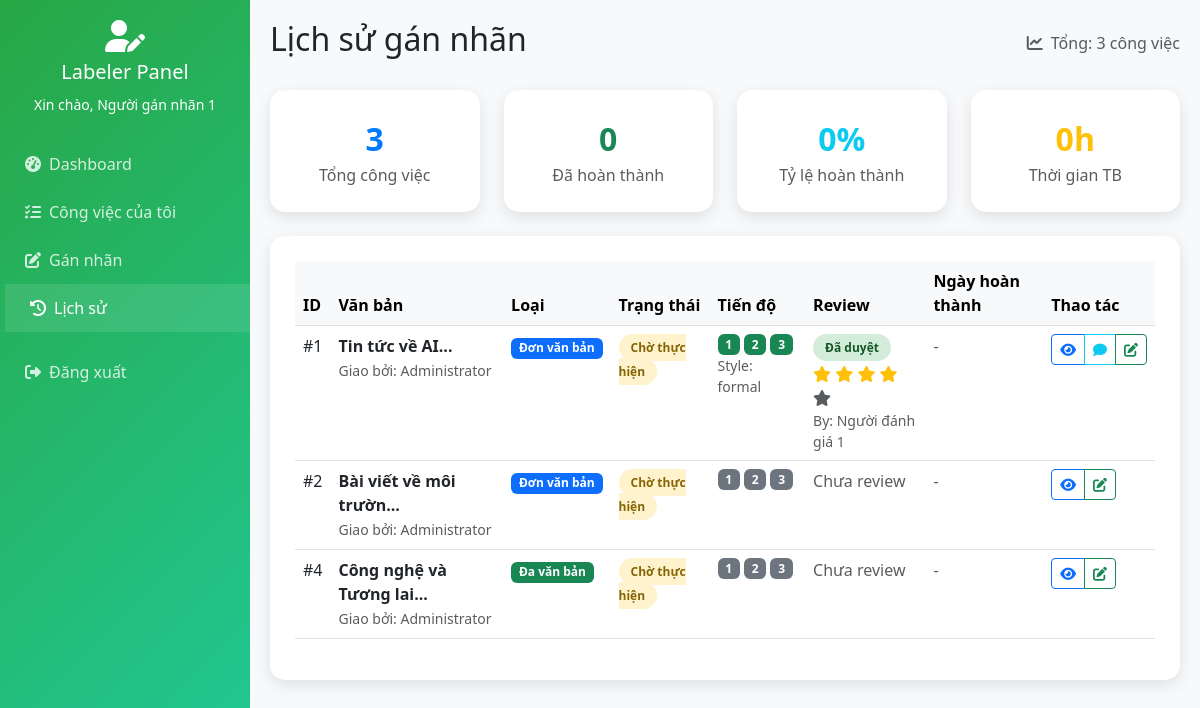
The app's page /labeler/history.php (signed in) with its own data.
### tables this page shows
CREATE TABLE assignments (
    id INT AUTO_INCREMENT PRIMARY KEY,
    user_id INT NOT NULL,
    document_id INT NULL,
    group_id INT NULL,
    type ENUM('single', 'multi') NOT NULL,
    status ENUM('pending', 'in_progress', 'completed', 'reviewed') DEFAULT 'pending',
    assigned_by INT NOT NULL,
    deadline DATE NULL,
    notes TEXT,
    created_at TIMESTAMP DEFAULT CURRENT_TIMESTAMP,
    updated_at TIMESTAMP DEFAULT CURRENT_TIMESTAMP ON UPDATE CURRENT_TIMESTAMP,
    FOREIGN KEY (user_id) REFERENCES users(id) ON DELETE CASCADE,
    FOREIGN KEY (document_id) REFERENCES documents(id) ON DELETE CASCADE,
    FOREIGN KEY (group_id) REFERENCES document_groups(id) ON DELETE CASCADE,
    FOREIGN KEY (assigned_by) REFERENCES users(id) ON DELETE CASCADE,
    CHECK ((document_id IS NOT NULL AND group_id IS NULL AND type = 'single') OR 
           (document_id IS NULL AND group_id IS NOT NULL AND type = 'multi'))
);

CREATE TABLE users (
    id INT AUTO_INCREMENT PRIMARY KEY,
    username VARCHAR(50) UNIQUE NOT NULL,
    password VARCHAR(255) NOT NULL,
    full_name VARCHAR(100) NOT NULL,
    email VARCHAR(100),
    role ENUM('admin', 'labeler', 'reviewer') NOT NULL,
    status ENUM('active', 'inactive') DEFAULT 'active',
    created_at TIMESTAMP DEFAULT CURRENT_TIMESTAMP,
    updated_at TIMESTAMP DEFAULT CURRENT_TIMESTAMP ON UPDATE CURRENT_TIMESTAMP
);

CREATE TABLE labeling_results (
    id INT AUTO_INCREMENT PRIMARY KEY,
    assignment_id INT NOT NULL,
    document_id INT NOT NULL,
    selected_sentences JSON,
    writing_style VARCHAR(100),
    edited_summary TEXT,
    step1_completed BOOLEAN DEFAULT FALSE,
    step2_completed BOOLEAN DEFAULT FALSE,
    step3_completed BOOLEAN DEFAULT FALSE,
    auto_saved_at TIMESTAMP NULL,
    completed_at TIMESTAMP NULL,
    created_at TIMESTAMP DEFAULT CURRENT_TIMESTAMP,
    updated_at TIMESTAMP DEFAULT CURRENT_TIMESTAMP ON UPDATE CURRENT_TIMESTAMP,
    FOREIGN KEY (assignment_id) REFERENCES assignments(id) ON DELETE CASCADE,
    FOREIGN KEY (document_id) REFERENCES documents(id) ON DELETE CASCADE
);

CREATE TABLE reviews (
    id INT AUTO_INCREMENT PRIMARY KEY,
    assignment_id INT NOT NULL,
    reviewer_id INT NOT NULL,
    rating INT CHECK (rating >= 1 AND rating <= 5),
    comments TEXT,
    feedback JSON,
    status ENUM('pending', 'approved', 'rejected', 'needs_revision') DEFAULT 'pending',
    created_at TIMESTAMP DEFAULT CURRENT_TIMESTAMP,
    updated_at TIMESTAMP DEFAULT CURRENT_TIMESTAMP ON UPDATE CURRENT_TIMESTAMP,
    FOREIGN KEY (assignment_id) REFERENCES assignments(id) ON DELETE CASCADE,
    FOREIGN KEY (reviewer_id) REFERENCES users(id) ON DELETE CASCADE
);

### labeler/history.php (the view, shortened to what the rows shown need)
<?php
$database = new Database();
$db = $database->getConnection();
$current_user = getCurrentUser();
$assignments = [];
$page = isset($_GET['page']) ? intval($_GET['page']) : 1;
$limit = 10;
$offset = ($page - 1) * $limit;
try {
    $query = "SELECT a.*,
                     CASE
                         WHEN a.type = 'single' THEN d.title
                         WHEN a.type = 'multi' THEN dg.title
                     END as title,
                     CASE
                         WHEN a.type = 'single' THEN d.content
                         WHEN a.type = 'multi' THEN dg.description
                     END as content,
                     admin.full_name as assigned_by_name,
                     lr.step1_completed, lr.step2_completed, lr.step3_completed,
                     lr.writing_style, lr.completed_at,
                     r.rating, r.comments as review_comments, r.status as review_status,
                     reviewer.full_name as reviewer_name
              FROM assignments a
              LEFT JOIN documents d ON a.document_id = d.id AND a.type = 'single'
              LEFT JOIN document_groups dg ON a.group_id = dg.id AND a.type = 'multi'
              LEFT JOIN users admin ON a.assigned_by = admin.id
              LEFT JOIN labeling_results lr ON a.id = lr.assignment_id
              LEFT JOIN reviews r ON a.id = r.assignment_id
              LEFT JOIN users reviewer ON r.reviewer_id = reviewer.id
              WHERE a.user_id = ?
              ORDER BY a.updated_at DESC
              LIMIT $limit OFFSET $offset";
    $stmt = $db->prepare($query);
    $stmt->execute([$current_user['id']]);
    $assignments = $stmt->fetchAll(PDO::FETCH_ASSOC);
} catch (Exception $e) {
    $error_message = 'Lỗi khi lấy lịch sử: ' . $e->getMessage();
}
?>
<!DOCTYPE html>
<html lang="vi">
<head>
    <link href="https://cdnjs.cloudflare.com/ajax/libs/bootstrap/5.3.0/css/bootstrap.min.css" rel="stylesheet">
    <link href="https://cdnjs.cloudflare.com/ajax/libs/font-awesome/6.4.0/css/all.min.css" rel="stylesheet">
</head>
<body>
    <div class="main-content">
        <div class="d-flex justify-content-between align-items-center mb-4">
            <h2 class="text-dark">Lịch sử gán nhãn</h2>
        </div>
        <div class="content-card">
            <?php if (empty($assignments)): ?>
                <div class="text-center text-muted py-5">
                    <i class="fas fa-history fa-3x mb-3"></i>
                    <h5>Chưa có lịch sử</h5>
                    <p>Bạn chưa có công việc gán nhãn nào.</p>
                    <a href="my_tasks.php" class="btn btn-primary">Xem công việc hiện tại</a>
                </div>
            <?php else: ?>
                <div class="table-responsive">
                    <table class="table table-hover">
                        <thead class="table-light">
                            <tr>
                                <th>ID</th>
                                <th>Văn bản</th>
                                <th>Loại</th>
                                <th>Trạng thái</th>
                                <th>Tiến độ</th>
                                <th>Review</th>
                                <th>Ngày hoàn thành</th>
                                <th>Thao tác</th>
                            </tr>
                        </thead>
                        <tbody>
                            <?php foreach ($assignments as $assignment): ?>
                                <tr>
                                    <td>#<?php echo $assignment['id']; ?></td>
                                    <td>
                                        <div class="fw-bold">
                                            <?php echo htmlspecialchars(substr($assignment['title'] ?: 'Không có tiêu đề', 0, 30)); ?>...
                                        </div>
                                        <small class="text-muted">
                                            Giao bởi: <?php echo htmlspecialchars($assignment['assigned_by_name'] ?: 'N/A'); ?>
                                        </small>
                                    </td>
                                    <td>
                                        <span class="badge <?php echo $assignment['type'] == 'single' ? 'bg-primary' : 'bg-success'; ?>">
                                            <?php echo $assignment['type'] == 'single' ? 'Đơn văn bản' : 'Đa văn bản'; ?>
                                        </span>
                                    </td>
                                    <td>
                                        <?php
                                        $status_class = 'status-' . $assignment['status'];
                                        $status_text = '';
                                        switch ($assignment['status']) {
                                            case 'pending':
                                                $status_text = 'Chờ thực hiện';
                                                break;
                                        }
                                        ?>
                                        <span class="status-badge <?php echo $status_class; ?>">
                                            <?php echo $status_text; ?>
                                        </span>
                                    </td>
                                    <td>
                                        <div class="d-flex">
                                            <span class="badge <?php echo $assignment['step1_completed'] ? 'bg-success' : 'bg-secondary'; ?> me-1">1</span>
                                            <span class="badge <?php echo $assignment['step2_completed'] ? 'bg-success' : 'bg-secondary'; ?> me-1">2</span>
                                            <span class="badge <?php echo $assignment['step3_completed'] ? 'bg-success' : 'bg-secondary'; ?>">3</span>
                                        </div>
                                        <?php if ($assignment['writing_style']): ?>
                                            <small class="text-muted d-block">Style: <?php echo htmlspecialchars($assignment['writing_style']); ?></small>
                                        <?php endif; ?>
                                    </td>
                                    <td>
                                        <?php if ($assignment['review_status']): ?>
                                            <span class="status-badge review-<?php echo $assignment['review_status']; ?>">
                                                <?php
                                                switch ($assignment['review_status']) {
                                                    case 'approved':
                                                        echo 'Đã duyệt';
                                                        break;
                                                }
                                                ?>
                                            </span>
                                            <?php if ($assignment['rating']): ?>
                                                <div class="mt-1">
                                                    <?php for ($i = 1; $i <= 5; $i++): ?>
                                                        <i class="fas fa-star <?php echo $i <= $assignment['rating'] ? 'text-warning' : 'text-muted'; ?>"></i>
                                                    <?php endfor; ?>
                                                </div>
                                            <?php endif; ?>
                                            <?php if ($assignment['reviewer_name']): ?>
                                                <small class="text-muted d-block">By: <?php echo htmlspecialchars($assignment['reviewer_name']); ?></small>
                                            <?php endif; ?>
                                        <?php else: ?>
                                            <span class="text-muted">Chưa review</span>
                                        <?php endif; ?>
                                    </td>
                                    <td>
                                        <?php if ($assignment['completed_at']): ?>
                                            <small><?php echo date('d/m/Y H:i', strtotime($assignment['completed_at'])); ?></small>
                                        <?php else: ?>
                                            <span class="text-muted">-</span>
                                        <?php endif; ?>
                                    </td>
                                    <td>
                                        <div class="btn-group btn-group-sm">
                                            <a href="labeling.php?id=<?php echo $assignment['id']; ?>&view=1" class="btn btn-outline-primary">
                                                <i class="fas fa-eye"></i>
                                            </a>
                                            <?php if ($assignment['review_comments']): ?>
                                                <button class="btn btn-outline-info" onclick="showReviewComments('<?php echo htmlspecialchars($assignment['review_comments']); ?>')">
                                                    <i class="fas fa-comment"></i>
                                                </button>
                                            <?php endif; ?>
                                            <?php if ($assignment['status'] == 'pending' || $assignment['status'] == 'in_progress'): ?>
                                                <a href="labeling.php?id=<?php echo $assignment['id']; ?>" class="btn btn-outline-success">
                                                    <i class="fas fa-edit"></i>
                                                </a>
                                            <?php endif; ?>
                                        </div>
                                    </td>
                                </tr>
                            <?php endforeach; ?>
                        </tbody>
                    </table>
                </div>
            <?php endif; ?>
        </div>
    </div>
</body>
</html>

### records on screen
assignments: id "1", title "Tin tức về AI", assigned_by.full_name "Administrator", type "Đơn văn bản", status "Chờ thực hiện", labeling_results.writing_style "formal", shows "Đã duyệt", users.full_name "Người đánh giá 1"
assignments: id "2", title "Bài viết về môi trườn", assigned_by.full_name "Administrator", type "Đơn văn bản", status "Chờ thực hiện", shows "Chưa review"
assignments: id "4", title "Công nghệ và Tương lai", assigned_by.full_name "Administrator", type "Đa văn bản", status "Chờ thực hiện", shows "Chưa review"

### other values on screen
$current_user['full_name'] "Người gán nhãn 1"
$total_records "3"
$stats['total'] "3"
$stats['completed'] "0"
